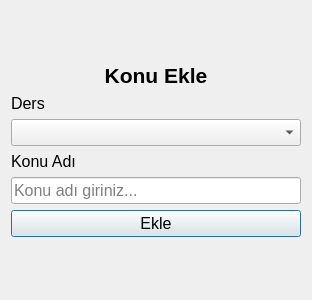
<?xml version="1.0" encoding="UTF-8"?>
<ui version="4.0">
 <class>Dialog</class>
 <widget class="QDialog" name="Dialog">
  <property name="geometry">
   <rect>
    <x>0</x>
    <y>0</y>
    <width>312</width>
    <height>300</height>
   </rect>
  </property>
  <property name="font">
   <font>
    <pointsize>12</pointsize>
   </font>
  </property>
  <property name="windowTitle">
   <string>Dialog</string>
  </property>
  <property name="layoutDirection">
   <enum>Qt::LayoutDirection::LeftToRight</enum>
  </property>
  <property name="styleSheet">
   <string notr="true"/>
  </property>
  <layout class="QVBoxLayout" name="verticalLayout_2">
   <item>
    <spacer name="verticalSpacer_2">
     <property name="orientation">
      <enum>Qt::Orientation::Vertical</enum>
     </property>
     <property name="sizeHint" stdset="0">
      <size>
       <width>20</width>
       <height>40</height>
      </size>
     </property>
    </spacer>
   </item>
   <item>
    <layout class="QVBoxLayout" name="verticalLayout">
     <item>
      <widget class="QLabel" name="label">
       <property name="font">
        <font>
         <pointsize>16</pointsize>
         <bold>true</bold>
        </font>
       </property>
       <property name="text">
        <string>Konu Ekle</string>
       </property>
       <property name="alignment">
        <set>Qt::AlignmentFlag::AlignCenter</set>
       </property>
      </widget>
     </item>
     <item>
      <widget class="QLabel" name="label_2">
       <property name="font">
        <font>
         <pointsize>12</pointsize>
        </font>
       </property>
       <property name="text">
        <string>Ders </string>
       </property>
      </widget>
     </item>
     <item>
      <widget class="QComboBox" name="cb_dersler"/>
     </item>
     <item>
      <widget class="QLabel" name="label_3">
       <property name="font">
        <font>
         <pointsize>12</pointsize>
        </font>
       </property>
       <property name="text">
        <string>Konu Adı</string>
       </property>
      </widget>
     </item>
     <item>
      <widget class="QLineEdit" name="txt_konu_adi">
       <property name="placeholderText">
        <string>Konu adı giriniz...</string>
       </property>
      </widget>
     </item>
     <item>
      <layout class="QHBoxLayout" name="horizontalLayout">
       <item>
        <widget class="QPushButton" name="btn_ekle">
         <property name="sizePolicy">
          <sizepolicy hsizetype="Maximum" vsizetype="Fixed">
           <horstretch>0</horstretch>
           <verstretch>0</verstretch>
          </sizepolicy>
         </property>
         <property name="maximumSize">
          <size>
           <width>300</width>
           <height>16777215</height>
          </size>
         </property>
         <property name="layoutDirection">
          <enum>Qt::LayoutDirection::LeftToRight</enum>
         </property>
         <property name="text">
          <string>Ekle</string>
         </property>
        </widget>
       </item>
      </layout>
     </item>
    </layout>
   </item>
   <item>
    <spacer name="verticalSpacer">
     <property name="orientation">
      <enum>Qt::Orientation::Vertical</enum>
     </property>
     <property name="sizeHint" stdset="0">
      <size>
       <width>20</width>
       <height>40</height>
      </size>
     </property>
    </spacer>
   </item>
  </layout>
 </widget>
 <resources/>
 <connections/>
</ui>
